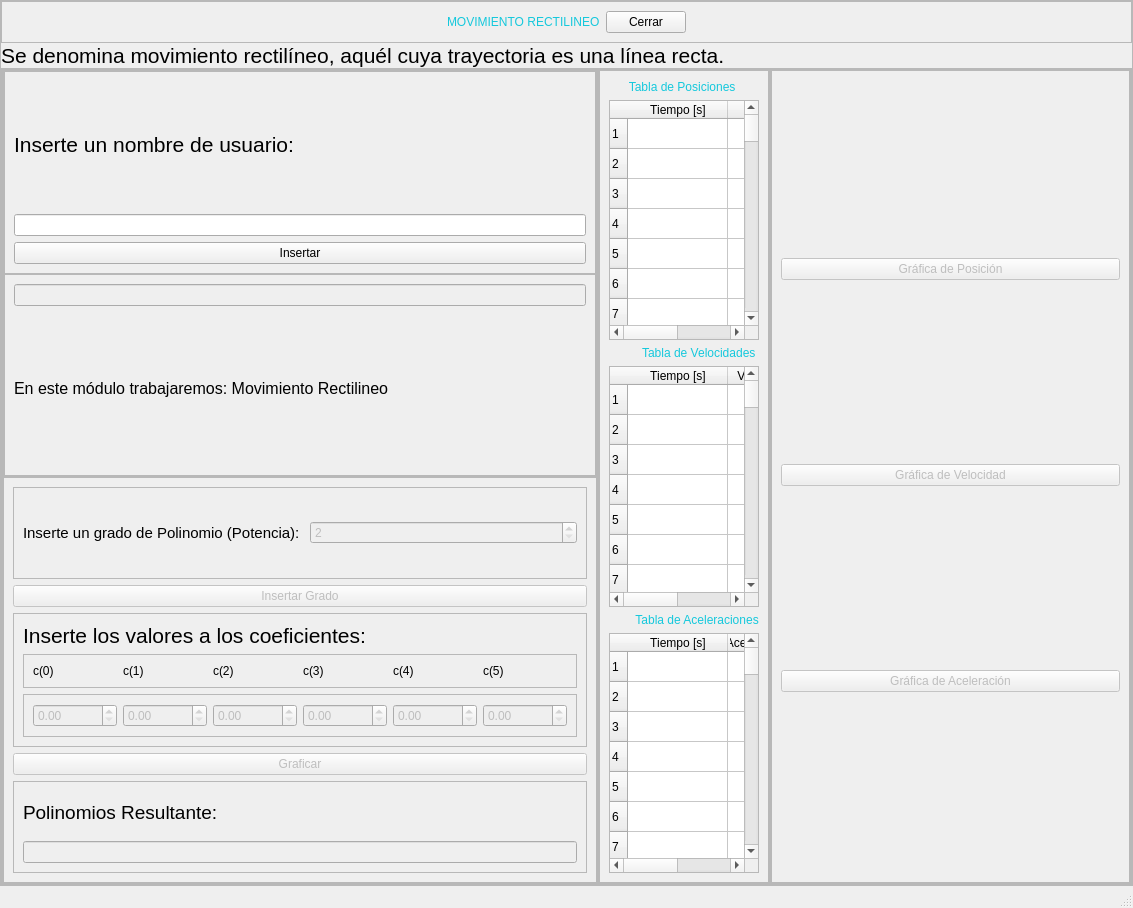
<?xml version="1.0" encoding="UTF-8"?>
<ui version="4.0">
 <class>MainWindow</class>
 <widget class="QMainWindow" name="MainWindow">
  <property name="geometry">
   <rect>
    <x>0</x>
    <y>0</y>
    <width>1133</width>
    <height>908</height>
   </rect>
  </property>
  <property name="windowTitle">
   <string>MainWindow</string>
  </property>
  <widget class="QWidget" name="centralwidget">
   <layout class="QHBoxLayout" name="horizontalLayout">
    <property name="spacing">
     <number>0</number>
    </property>
    <property name="leftMargin">
     <number>0</number>
    </property>
    <property name="topMargin">
     <number>0</number>
    </property>
    <property name="rightMargin">
     <number>0</number>
    </property>
    <property name="bottomMargin">
     <number>0</number>
    </property>
    <item>
     <widget class="QFrame" name="frame">
      <property name="frameShape">
       <enum>QFrame::StyledPanel</enum>
      </property>
      <property name="frameShadow">
       <enum>QFrame::Raised</enum>
      </property>
      <layout class="QVBoxLayout" name="verticalLayout">
       <property name="spacing">
        <number>0</number>
       </property>
       <property name="leftMargin">
        <number>0</number>
       </property>
       <property name="topMargin">
        <number>0</number>
       </property>
       <property name="rightMargin">
        <number>0</number>
       </property>
       <property name="bottomMargin">
        <number>0</number>
       </property>
       <item>
        <widget class="QFrame" name="frame_superior">
         <property name="maximumSize">
          <size>
           <width>16777215</width>
           <height>42</height>
          </size>
         </property>
         <property name="frameShape">
          <enum>QFrame::StyledPanel</enum>
         </property>
         <property name="frameShadow">
          <enum>QFrame::Raised</enum>
         </property>
         <layout class="QHBoxLayout" name="horizontalLayout_2">
          <item>
           <spacer name="horizontalSpacer">
            <property name="orientation">
             <enum>Qt::Horizontal</enum>
            </property>
            <property name="sizeHint" stdset="0">
             <size>
              <width>320</width>
              <height>15</height>
             </size>
            </property>
           </spacer>
          </item>
          <item>
           <widget class="QLabel" name="label_titulo">
            <property name="styleSheet">
             <string notr="true">font: 87 12pt &quot;Arial Black&quot;;
color: rgb(20, 200, 220);</string>
            </property>
            <property name="text">
             <string>MOVIMIENTO RECTILINEO</string>
            </property>
           </widget>
          </item>
          <item>
           <widget class="QPushButton" name="pushButton_cerrar">
            <property name="text">
             <string>Cerrar</string>
            </property>
           </widget>
          </item>
          <item>
           <spacer name="horizontalSpacer_2">
            <property name="orientation">
             <enum>Qt::Horizontal</enum>
            </property>
            <property name="sizeHint" stdset="0">
             <size>
              <width>320</width>
              <height>15</height>
             </size>
            </property>
           </spacer>
          </item>
         </layout>
        </widget>
       </item>
       <item>
        <widget class="QLabel" name="label_17">
         <property name="text">
          <string>&lt;html&gt;&lt;head/&gt;&lt;body&gt;&lt;p&gt;&lt;span style=&quot; font-size:16pt;&quot;&gt;Se denomina movimiento rectilíneo, aquél cuya trayectoria es una línea recta.&lt;/span&gt;&lt;/p&gt;&lt;/body&gt;&lt;/html&gt;</string>
         </property>
        </widget>
       </item>
       <item>
        <widget class="QFrame" name="frame_inferior">
         <property name="frameShape">
          <enum>QFrame::StyledPanel</enum>
         </property>
         <property name="frameShadow">
          <enum>QFrame::Raised</enum>
         </property>
         <layout class="QHBoxLayout" name="horizontalLayout_3" stretch="1,1,3">
          <property name="spacing">
           <number>0</number>
          </property>
          <property name="leftMargin">
           <number>0</number>
          </property>
          <property name="topMargin">
           <number>0</number>
          </property>
          <property name="rightMargin">
           <number>0</number>
          </property>
          <property name="bottomMargin">
           <number>0</number>
          </property>
          <item>
           <widget class="QFrame" name="frame_inf_izq">
            <property name="frameShape">
             <enum>QFrame::StyledPanel</enum>
            </property>
            <property name="frameShadow">
             <enum>QFrame::Raised</enum>
            </property>
            <layout class="QVBoxLayout" name="verticalLayout_4">
             <property name="spacing">
              <number>0</number>
             </property>
             <property name="leftMargin">
              <number>0</number>
             </property>
             <property name="topMargin">
              <number>0</number>
             </property>
             <property name="rightMargin">
              <number>0</number>
             </property>
             <property name="bottomMargin">
              <number>0</number>
             </property>
             <item>
              <widget class="QFrame" name="frame_izq_sup">
               <property name="frameShape">
                <enum>QFrame::StyledPanel</enum>
               </property>
               <property name="frameShadow">
                <enum>QFrame::Raised</enum>
               </property>
               <layout class="QVBoxLayout" name="verticalLayout_5">
                <property name="spacing">
                 <number>0</number>
                </property>
                <property name="leftMargin">
                 <number>0</number>
                </property>
                <property name="topMargin">
                 <number>0</number>
                </property>
                <property name="rightMargin">
                 <number>0</number>
                </property>
                <property name="bottomMargin">
                 <number>0</number>
                </property>
                <item>
                 <widget class="QFrame" name="frame_8">
                  <property name="frameShape">
                   <enum>QFrame::StyledPanel</enum>
                  </property>
                  <property name="frameShadow">
                   <enum>QFrame::Raised</enum>
                  </property>
                  <layout class="QVBoxLayout" name="verticalLayout_7">
                   <item>
                    <widget class="QLabel" name="label_3">
                     <property name="text">
                      <string>&lt;html&gt;&lt;head/&gt;&lt;body&gt;&lt;p&gt;&lt;span style=&quot; font-size:16pt;&quot;&gt;               Inserte un nombre de usuario:&lt;/span&gt;&lt;/p&gt;&lt;/body&gt;&lt;/html&gt;</string>
                     </property>
                    </widget>
                   </item>
                   <item>
                    <widget class="QLineEdit" name="usuario"/>
                   </item>
                   <item>
                    <widget class="QPushButton" name="bt_insertarUsuario">
                     <property name="text">
                      <string>Insertar</string>
                     </property>
                    </widget>
                   </item>
                  </layout>
                 </widget>
                </item>
                <item>
                 <widget class="QFrame" name="frame_9">
                  <property name="frameShape">
                   <enum>QFrame::StyledPanel</enum>
                  </property>
                  <property name="frameShadow">
                   <enum>QFrame::Raised</enum>
                  </property>
                  <layout class="QVBoxLayout" name="verticalLayout_6">
                   <item>
                    <widget class="QLineEdit" name="saludo">
                     <property name="enabled">
                      <bool>false</bool>
                     </property>
                     <property name="text">
                      <string/>
                     </property>
                    </widget>
                   </item>
                   <item>
                    <widget class="QLabel" name="label_5">
                     <property name="text">
                      <string>&lt;html&gt;&lt;head/&gt;&lt;body&gt;&lt;p&gt;&lt;span style=&quot; font-size:12pt;&quot;&gt;En este módulo trabajaremos: Movimiento Rectilineo&lt;/span&gt;&lt;/p&gt;&lt;/body&gt;&lt;/html&gt;</string>
                     </property>
                    </widget>
                   </item>
                  </layout>
                 </widget>
                </item>
               </layout>
              </widget>
             </item>
             <item>
              <widget class="QFrame" name="frame_izq_inf">
               <property name="frameShape">
                <enum>QFrame::StyledPanel</enum>
               </property>
               <property name="frameShadow">
                <enum>QFrame::Raised</enum>
               </property>
               <layout class="QVBoxLayout" name="verticalLayout_10">
                <item>
                 <widget class="QFrame" name="frame_2">
                  <property name="frameShape">
                   <enum>QFrame::StyledPanel</enum>
                  </property>
                  <property name="frameShadow">
                   <enum>QFrame::Raised</enum>
                  </property>
                  <layout class="QHBoxLayout" name="horizontalLayout_6">
                   <item>
                    <widget class="QLabel" name="label_4">
                     <property name="text">
                      <string>&lt;html&gt;&lt;head/&gt;&lt;body&gt;&lt;p&gt;&lt;span style=&quot; font-size:11pt;&quot;&gt;Inserte un grado de Polinomio (Potencia): &lt;/span&gt;&lt;/p&gt;&lt;/body&gt;&lt;/html&gt;</string>
                     </property>
                    </widget>
                   </item>
                   <item>
                    <widget class="QSpinBox" name="spin_grado">
                     <property name="enabled">
                      <bool>false</bool>
                     </property>
                     <property name="minimum">
                      <number>2</number>
                     </property>
                     <property name="maximum">
                      <number>5</number>
                     </property>
                     <property name="value">
                      <number>2</number>
                     </property>
                    </widget>
                   </item>
                  </layout>
                 </widget>
                </item>
                <item>
                 <widget class="QPushButton" name="bt_grado">
                  <property name="enabled">
                   <bool>false</bool>
                  </property>
                  <property name="text">
                   <string>Insertar Grado</string>
                  </property>
                 </widget>
                </item>
                <item>
                 <widget class="QFrame" name="frame_12">
                  <property name="frameShape">
                   <enum>QFrame::StyledPanel</enum>
                  </property>
                  <property name="frameShadow">
                   <enum>QFrame::Raised</enum>
                  </property>
                  <layout class="QVBoxLayout" name="verticalLayout_12">
                   <item>
                    <widget class="QLabel" name="label_16">
                     <property name="text">
                      <string>&lt;html&gt;&lt;head/&gt;&lt;body&gt;&lt;p&gt;&lt;span style=&quot; font-size:16pt;&quot;&gt;Inserte los valores a los coeficientes:&lt;/span&gt;&lt;/p&gt;&lt;/body&gt;&lt;/html&gt;</string>
                     </property>
                    </widget>
                   </item>
                   <item>
                    <widget class="QFrame" name="frame_11">
                     <property name="frameShape">
                      <enum>QFrame::StyledPanel</enum>
                     </property>
                     <property name="frameShadow">
                      <enum>QFrame::Raised</enum>
                     </property>
                     <layout class="QHBoxLayout" name="horizontalLayout_8">
                      <item>
                       <widget class="QLabel" name="label_10">
                        <property name="text">
                         <string>c(0)</string>
                        </property>
                       </widget>
                      </item>
                      <item>
                       <widget class="QLabel" name="label_11">
                        <property name="text">
                         <string>c(1)</string>
                        </property>
                       </widget>
                      </item>
                      <item>
                       <widget class="QLabel" name="label_12">
                        <property name="text">
                         <string>c(2)</string>
                        </property>
                       </widget>
                      </item>
                      <item>
                       <widget class="QLabel" name="label_13">
                        <property name="text">
                         <string>c(3)</string>
                        </property>
                       </widget>
                      </item>
                      <item>
                       <widget class="QLabel" name="label_14">
                        <property name="text">
                         <string>c(4)</string>
                        </property>
                       </widget>
                      </item>
                      <item>
                       <widget class="QLabel" name="label_15">
                        <property name="text">
                         <string>c(5)</string>
                        </property>
                       </widget>
                      </item>
                     </layout>
                    </widget>
                   </item>
                   <item>
                    <widget class="QFrame" name="frame_3">
                     <property name="frameShape">
                      <enum>QFrame::StyledPanel</enum>
                     </property>
                     <property name="frameShadow">
                      <enum>QFrame::Raised</enum>
                     </property>
                     <layout class="QHBoxLayout" name="horizontalLayout_7">
                      <item>
                       <widget class="QDoubleSpinBox" name="dSpinBox_00">
                        <property name="enabled">
                         <bool>false</bool>
                        </property>
                        <property name="maximum">
                         <double>100000.990000000005239</double>
                        </property>
                        <property name="singleStep">
                         <double>0.010000000000000</double>
                        </property>
                       </widget>
                      </item>
                      <item>
                       <widget class="QDoubleSpinBox" name="dSpinBox_01">
                        <property name="enabled">
                         <bool>false</bool>
                        </property>
                        <property name="maximum">
                         <double>100000.990000000005239</double>
                        </property>
                        <property name="singleStep">
                         <double>0.010000000000000</double>
                        </property>
                       </widget>
                      </item>
                      <item>
                       <widget class="QDoubleSpinBox" name="dSpinBox_02">
                        <property name="enabled">
                         <bool>false</bool>
                        </property>
                        <property name="maximum">
                         <double>100000.990000000005239</double>
                        </property>
                        <property name="singleStep">
                         <double>0.010000000000000</double>
                        </property>
                       </widget>
                      </item>
                      <item>
                       <widget class="QDoubleSpinBox" name="dSpinBox_03">
                        <property name="enabled">
                         <bool>false</bool>
                        </property>
                        <property name="maximum">
                         <double>100000.990000000005239</double>
                        </property>
                        <property name="singleStep">
                         <double>0.010000000000000</double>
                        </property>
                       </widget>
                      </item>
                      <item>
                       <widget class="QDoubleSpinBox" name="dSpinBox_04">
                        <property name="enabled">
                         <bool>false</bool>
                        </property>
                        <property name="maximum">
                         <double>100000.990000000005239</double>
                        </property>
                        <property name="singleStep">
                         <double>0.010000000000000</double>
                        </property>
                       </widget>
                      </item>
                      <item>
                       <widget class="QDoubleSpinBox" name="dSpinBox_05">
                        <property name="enabled">
                         <bool>false</bool>
                        </property>
                        <property name="maximum">
                         <double>100000.990000000005239</double>
                        </property>
                        <property name="singleStep">
                         <double>0.010000000000000</double>
                        </property>
                       </widget>
                      </item>
                     </layout>
                    </widget>
                   </item>
                  </layout>
                 </widget>
                </item>
                <item>
                 <widget class="QPushButton" name="bt_graficar">
                  <property name="enabled">
                   <bool>false</bool>
                  </property>
                  <property name="text">
                   <string>Graficar</string>
                  </property>
                 </widget>
                </item>
                <item>
                 <widget class="QFrame" name="frame_10">
                  <property name="frameShape">
                   <enum>QFrame::StyledPanel</enum>
                  </property>
                  <property name="frameShadow">
                   <enum>QFrame::Raised</enum>
                  </property>
                  <layout class="QVBoxLayout" name="verticalLayout_11">
                   <item>
                    <widget class="QLabel" name="label_8">
                     <property name="text">
                      <string>&lt;html&gt;&lt;head/&gt;&lt;body&gt;&lt;p&gt;&lt;span style=&quot; font-size:14pt;&quot;&gt;                      Polinomios Resultante:&lt;/span&gt;&lt;/p&gt;&lt;/body&gt;&lt;/html&gt;</string>
                     </property>
                    </widget>
                   </item>
                   <item>
                    <widget class="QLineEdit" name="polinomio">
                     <property name="enabled">
                      <bool>false</bool>
                     </property>
                     <property name="maxLength">
                      <number>32767</number>
                     </property>
                    </widget>
                   </item>
                  </layout>
                 </widget>
                </item>
               </layout>
              </widget>
             </item>
            </layout>
           </widget>
          </item>
          <item>
           <widget class="QFrame" name="frame_inf_central">
            <property name="frameShape">
             <enum>QFrame::StyledPanel</enum>
            </property>
            <property name="frameShadow">
             <enum>QFrame::Raised</enum>
            </property>
            <layout class="QVBoxLayout" name="verticalLayout_2">
             <property name="spacing">
              <number>0</number>
             </property>
             <property name="leftMargin">
              <number>0</number>
             </property>
             <property name="topMargin">
              <number>0</number>
             </property>
             <property name="rightMargin">
              <number>0</number>
             </property>
             <property name="bottomMargin">
              <number>0</number>
             </property>
             <item>
              <widget class="QFrame" name="frame_5">
               <property name="frameShape">
                <enum>QFrame::StyledPanel</enum>
               </property>
               <property name="frameShadow">
                <enum>QFrame::Raised</enum>
               </property>
               <layout class="QVBoxLayout" name="verticalLayout_8">
                <item>
                 <widget class="QLabel" name="label_2">
                  <property name="styleSheet">
                   <string notr="true">font: 87 10pt &quot;Arial Black&quot;;
color: rgb(20, 200, 220);</string>
                  </property>
                  <property name="text">
                   <string>      Tabla de Posiciones</string>
                  </property>
                 </widget>
                </item>
                <item>
                 <widget class="QTableWidget" name="tabla_pos">
                  <property name="rowCount">
                   <number>50</number>
                  </property>
                  <row/>
                  <row/>
                  <row/>
                  <row/>
                  <row/>
                  <row/>
                  <row/>
                  <row/>
                  <row/>
                  <row/>
                  <row/>
                  <row/>
                  <row/>
                  <row/>
                  <row/>
                  <row/>
                  <row/>
                  <row/>
                  <row/>
                  <row/>
                  <row/>
                  <row/>
                  <row/>
                  <row/>
                  <row/>
                  <row/>
                  <row/>
                  <row/>
                  <row/>
                  <row/>
                  <row/>
                  <row/>
                  <row/>
                  <row/>
                  <row/>
                  <row/>
                  <row/>
                  <row/>
                  <row/>
                  <row/>
                  <row/>
                  <row/>
                  <row/>
                  <row/>
                  <row/>
                  <row/>
                  <row/>
                  <row/>
                  <row/>
                  <row/>
                  <column>
                   <property name="text">
                    <string>Tiempo [s]</string>
                   </property>
                  </column>
                  <column>
                   <property name="text">
                    <string>Posición [m]</string>
                   </property>
                  </column>
                 </widget>
                </item>
                <item>
                 <widget class="QLabel" name="label">
                  <property name="styleSheet">
                   <string notr="true">font: 87 10pt &quot;Arial Black&quot;;
color: rgb(20, 200, 220);</string>
                  </property>
                  <property name="text">
                   <string>          Tabla de Velocidades</string>
                  </property>
                 </widget>
                </item>
                <item>
                 <widget class="QTableWidget" name="tabla_vel">
                  <property name="rowCount">
                   <number>50</number>
                  </property>
                  <row/>
                  <row/>
                  <row/>
                  <row/>
                  <row/>
                  <row/>
                  <row/>
                  <row/>
                  <row/>
                  <row/>
                  <row/>
                  <row/>
                  <row/>
                  <row/>
                  <row/>
                  <row/>
                  <row/>
                  <row/>
                  <row/>
                  <row/>
                  <row/>
                  <row/>
                  <row/>
                  <row/>
                  <row/>
                  <row/>
                  <row/>
                  <row/>
                  <row/>
                  <row/>
                  <row/>
                  <row/>
                  <row/>
                  <row/>
                  <row/>
                  <row/>
                  <row/>
                  <row/>
                  <row/>
                  <row/>
                  <row/>
                  <row/>
                  <row/>
                  <row/>
                  <row/>
                  <row/>
                  <row/>
                  <row/>
                  <row/>
                  <row/>
                  <column>
                   <property name="text">
                    <string>Tiempo [s]</string>
                   </property>
                  </column>
                  <column>
                   <property name="text">
                    <string>Velocidad [m/s]</string>
                   </property>
                  </column>
                 </widget>
                </item>
                <item>
                 <widget class="QLabel" name="label_7">
                  <property name="styleSheet">
                   <string notr="true">font: 87 10pt &quot;Arial Black&quot;;
color: rgb(20, 200, 220);</string>
                  </property>
                  <property name="text">
                   <string>        Tabla de Aceleraciones</string>
                  </property>
                 </widget>
                </item>
                <item>
                 <widget class="QTableWidget" name="tabla_ace">
                  <property name="mouseTracking">
                   <bool>false</bool>
                  </property>
                  <property name="rowCount">
                   <number>50</number>
                  </property>
                  <row/>
                  <row/>
                  <row/>
                  <row/>
                  <row/>
                  <row/>
                  <row/>
                  <row/>
                  <row/>
                  <row/>
                  <row/>
                  <row/>
                  <row/>
                  <row/>
                  <row/>
                  <row/>
                  <row/>
                  <row/>
                  <row/>
                  <row/>
                  <row/>
                  <row/>
                  <row/>
                  <row/>
                  <row/>
                  <row/>
                  <row/>
                  <row/>
                  <row/>
                  <row/>
                  <row/>
                  <row/>
                  <row/>
                  <row/>
                  <row/>
                  <row/>
                  <row/>
                  <row/>
                  <row/>
                  <row/>
                  <row/>
                  <row/>
                  <row/>
                  <row/>
                  <row/>
                  <row/>
                  <row/>
                  <row/>
                  <row/>
                  <row/>
                  <column>
                   <property name="text">
                    <string>Tiempo [s]</string>
                   </property>
                  </column>
                  <column>
                   <property name="text">
                    <string>Aceleración [m/s^2]</string>
                   </property>
                  </column>
                 </widget>
                </item>
               </layout>
              </widget>
             </item>
            </layout>
           </widget>
          </item>
          <item>
           <widget class="QFrame" name="frame_inf_der">
            <property name="frameShape">
             <enum>QFrame::StyledPanel</enum>
            </property>
            <property name="frameShadow">
             <enum>QFrame::Raised</enum>
            </property>
            <layout class="QVBoxLayout" name="verticalLayout_3">
             <property name="spacing">
              <number>0</number>
             </property>
             <property name="leftMargin">
              <number>0</number>
             </property>
             <property name="topMargin">
              <number>0</number>
             </property>
             <property name="rightMargin">
              <number>0</number>
             </property>
             <property name="bottomMargin">
              <number>0</number>
             </property>
             <item>
              <widget class="QFrame" name="frame_7">
               <property name="frameShape">
                <enum>QFrame::StyledPanel</enum>
               </property>
               <property name="frameShadow">
                <enum>QFrame::Raised</enum>
               </property>
               <layout class="QGridLayout" name="gridLayout_7">
                <item row="2" column="0">
                 <layout class="QGridLayout" name="graf_ace_nor">
                  <item row="0" column="0">
                   <widget class="QPushButton" name="pb_abrir_graf05">
                    <property name="enabled">
                     <bool>false</bool>
                    </property>
                    <property name="text">
                     <string>Gráfica de Aceleración</string>
                    </property>
                   </widget>
                  </item>
                 </layout>
                </item>
                <item row="1" column="0">
                 <layout class="QGridLayout" name="graf_vel_nor">
                  <item row="0" column="0">
                   <widget class="QPushButton" name="pb_abrir_graf03">
                    <property name="enabled">
                     <bool>false</bool>
                    </property>
                    <property name="text">
                     <string>Gráfica de Velocidad</string>
                    </property>
                   </widget>
                  </item>
                 </layout>
                </item>
                <item row="0" column="0">
                 <layout class="QGridLayout" name="graf_pos_nor">
                  <item row="0" column="0">
                   <widget class="QPushButton" name="pb_abrir_graf01">
                    <property name="enabled">
                     <bool>false</bool>
                    </property>
                    <property name="text">
                     <string>Gráfica de Posición</string>
                    </property>
                   </widget>
                  </item>
                 </layout>
                </item>
               </layout>
              </widget>
             </item>
            </layout>
           </widget>
          </item>
         </layout>
        </widget>
       </item>
      </layout>
     </widget>
    </item>
   </layout>
  </widget>
  <widget class="QStatusBar" name="statusbar"/>
 </widget>
 <resources/>
 <connections/>
</ui>
